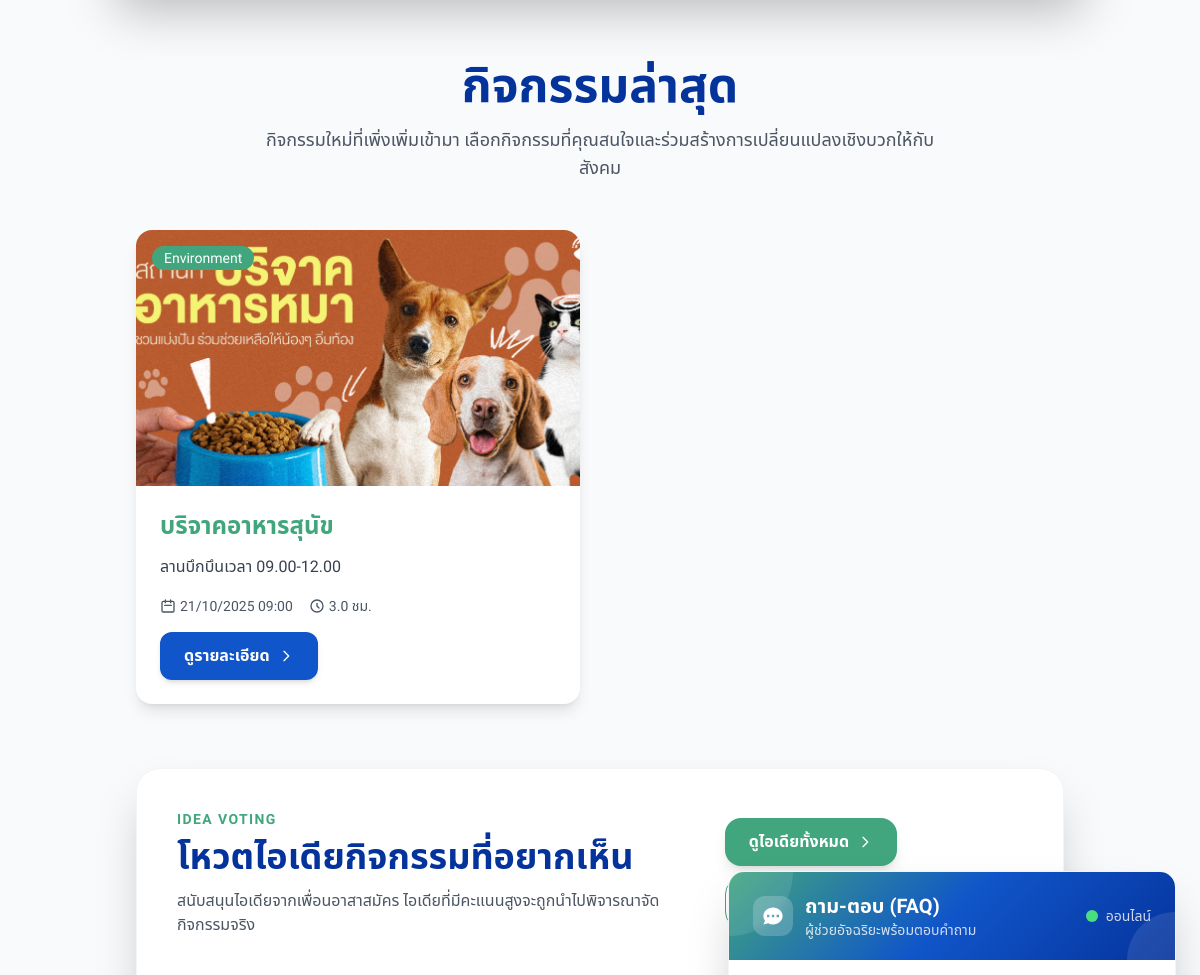
The app's page / (middle part), older data.
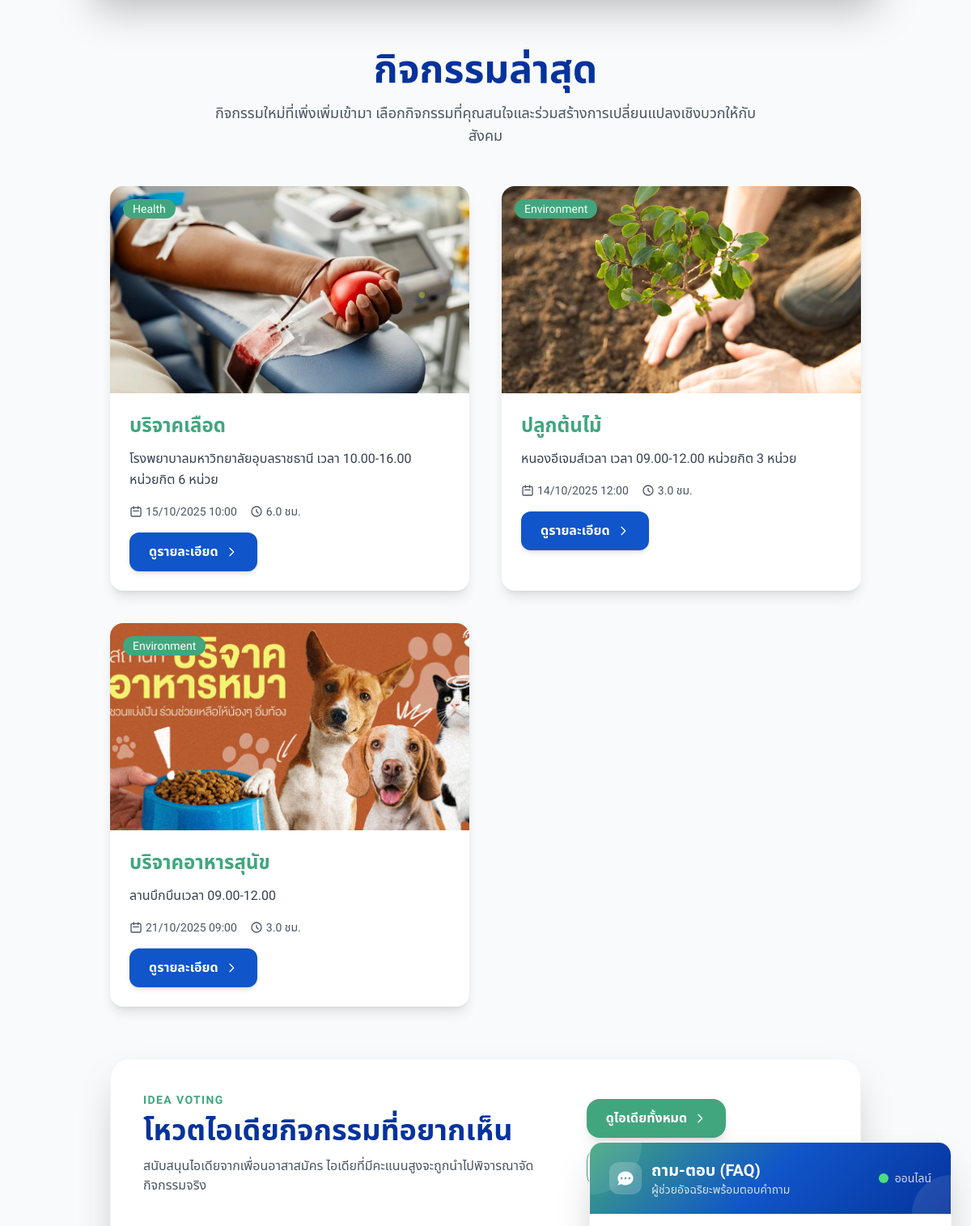
The same page, newer data.
### volunteer_app/models.py (models this page shows, shortened)
class Activity(models.Model):
    TYPE_CHOICES = [
        ("environment", "Environment"),
        ("community", "Community"),
        ("education", "Education"),
        ("health", "Health"),
        ("other", "Other"),
    ]
    STATUS_CHOICES = [
        ("upcoming", "Upcoming"),
        ("ongoing", "Ongoing"),
        ("completed", "Completed"),
        ("cancelled", "Cancelled"),
    ]
    title = models.CharField(max_length=200)
    description = models.TextField(blank=True)
    category = models.CharField(max_length=50, choices=TYPE_CHOICES, default="other")
    status = models.CharField(max_length=20, choices=STATUS_CHOICES, default="upcoming")
    datetime = models.DateTimeField()
    location = models.CharField(max_length=255)
    capacity = models.PositiveIntegerField(default=50)
    hours_reward = models.DecimalField(max_digits=4, decimal_places=1, default=1.0)
    image = models.ImageField(upload_to=activity_image_path, null=True, blank=True)
    created_by = models.ForeignKey(User, on_delete=models.SET_NULL, null=True, blank=True, related_name="created_activities")
    created_at = models.DateTimeField(auto_now_add=True)
    def spots_taken(self):
        return self.signups.filter(status__in=("confirmed", "attended")).count()
    def is_full(self):
        return self.spots_taken() >= self.capacity

### volunteer_app/views.py (the view)
# urls.py: path("", views.index, name="index"),
def index(request):
    recent_activities = Activity.objects.exclude(status="cancelled").order_by("-created_at")[:6]
    idea_queryset = (
        IdeaProposal.objects.filter(status="pending")
        .annotate(vote_total=Count("votes", distinct=True))
        .order_by("-vote_total", "-created_at")
    )
    if request.user.is_authenticated:
        idea_queryset = idea_queryset.annotate(
            user_voted=Exists(IdeaVote.objects.filter(idea=OuterRef("pk"), user=request.user))
        )
    top_ideas = list(idea_queryset[:3])
    if not request.user.is_authenticated:
        for idea in top_ideas:
            idea.user_voted = False
    return render(request, "index.html", {
        "recent_activities": recent_activities,
        "top_ideas": top_ideas,
    })

### volunteer_app/context_processors.py (called while the page is built)
def unread_notifications(request):
    count = 0
    user = getattr(request, 'user', None)
    try:
        if user and user.is_authenticated:
            count = user.notifications.filter(is_read=False).count()
    except Exception:
        count = 0
    return {"unread_notifications_count": count}

### volunteer_app/templates/index.html (shortened to what the changed rows need)
{% extends "base.html" %}
{% load static %}
{% block content %}
<section class="mb-16 px-4 sm:px-6 lg:px-8" role="main" aria-labelledby="featured-activities">
  <div class="max-w-7xl mx-auto">
    <div class="text-center mb-12">
      <h2 id="featured-activities" class="text-3xl sm:text-4xl lg:text-5xl font-bold text-dark-blue mb-4">
        กิจกรรมล่าสุด
      </h2>
    </div>
    <div class="grid grid-cols-1 md:grid-cols-2 xl:grid-cols-3 gap-8 lg:gap-10">
      {% if recent_activities %}
        {% for activity in recent_activities %}
        <article class="bg-white rounded-2xl shadow-lg overflow-hidden card-hover focus-within:ring-4 focus-within:ring-primary focus-within:ring-opacity-50">
          <div class="relative overflow-hidden">
            {% if activity.image %}
            <img src="{{ activity.image.url }}"
                 alt="{{ activity.title }}"
                 class="w-full h-56 sm:h-64 object-cover transition-transform duration-300 hover:scale-105"
                 loading="lazy">
            {% endif %}
            <div class="absolute top-4 left-4">
              <span class="bg-primary text-white px-3 py-1 rounded-full text-sm font-medium">
                {{ activity.get_category_display }}
              </span>
            </div>
          </div>
          <div class="p-6">
            <h3 class="font-bold text-primary text-xl lg:text-2xl mb-3 line-clamp-2">{{ activity.title }}</h3>
            <p class="text-gray-700 mb-4 leading-relaxed line-clamp-3">
              {{ activity.description|truncatewords:25 }}
            </p>
            <div class="flex items-center gap-4 mb-4 text-sm text-gray-600">
              <div class="flex items-center">
                <svg class="w-4 h-4 mr-1" fill="none" stroke="currentColor" viewBox="0 0 24 24">
                  <path stroke-linecap="round" stroke-linejoin="round" stroke-width="2" d="M8 7V3m8 4V3m-9 8h10M5 21h14a2 2 0 002-2V7a2 2 0 00-2-2H5a2 2 0 00-2 2v12a2 2 0 002 2z"></path>
                </svg>
                {{ activity.datetime|date:"d/m/Y H:i" }}
              </div>
              <div class="flex items-center">
                <svg class="w-4 h-4 mr-1" fill="none" stroke="currentColor" viewBox="0 0 24 24">
                  <path stroke-linecap="round" stroke-linejoin="round" stroke-width="2" d="M12 8v4l3 3m6-3a9 9 0 11-18 0 9 9 0 0118 0z"></path>
                </svg>
                {{ activity.hours_reward }} ชม.
              </div>
            </div>
            <a href="{% url 'volunteer_app:activity_detail' activity.pk %}"
               class="inline-flex items-center px-6 py-3 bg-blue text-white rounded-xl font-semibold hover:bg-dark-blue transition-all duration-300 focus:outline-none focus:ring-4 focus:ring-blue focus:ring-opacity-50 shadow-md hover:shadow-lg"
               aria-label="ดูรายละเอียดกิจกรรม {{ activity.title }}">
              ดูรายละเอียด
              <svg class="w-4 h-4 ml-2" fill="none" stroke="currentColor" viewBox="0 0 24 24" aria-hidden="true">
                <path stroke-linecap="round" stroke-linejoin="round" stroke-width="2" d="M9 5l7 7-7 7"></path>
              </svg>
            </a>
          </div>
        </article>
        {% endfor %}
      {% endif %}
    </div>
  </div>
</section>
<section class="mb-16 px-4 sm:px-6 lg:px-8" aria-labelledby="idea-highlight">
  <div class="max-w-7xl mx-auto bg-white rounded-3xl shadow-2xl border border-gray-100 p-8 sm:p-10">
    <div class="flex flex-col lg:flex-row lg:items-center lg:justify-between gap-6 mb-10">
      <div>
        <h2 id="idea-highlight" class="text-3xl sm:text-4xl font-bold text-dark-blue mt-2">
          โหวตไอเดียกิจกรรมที่อยากเห็น
        </h2>
      </div>
    </div>
  </div>
</section>
{% endblock %}

Row changes from the older to the newer data that the page shows:
added Activity: image (picture), category "Health", title "บริจาคเลือด", description "โรงพยาบาลมหาวิทยาลัยอุบลราชธานี เวลา 10.00-16.00 หน่วยกิต 6 หน่วย", datetime "15/10/2025 10:00", hours_reward "6.0"
added Activity: image (picture), category "Environment", title "ปลูกต้นไม้", description "หนองอีเจมส์เวลา เวลา 09.00-12.00 หน่วยกิต 3 หน่วย", datetime "14/10/2025 12:00", hours_reward "3.0"
